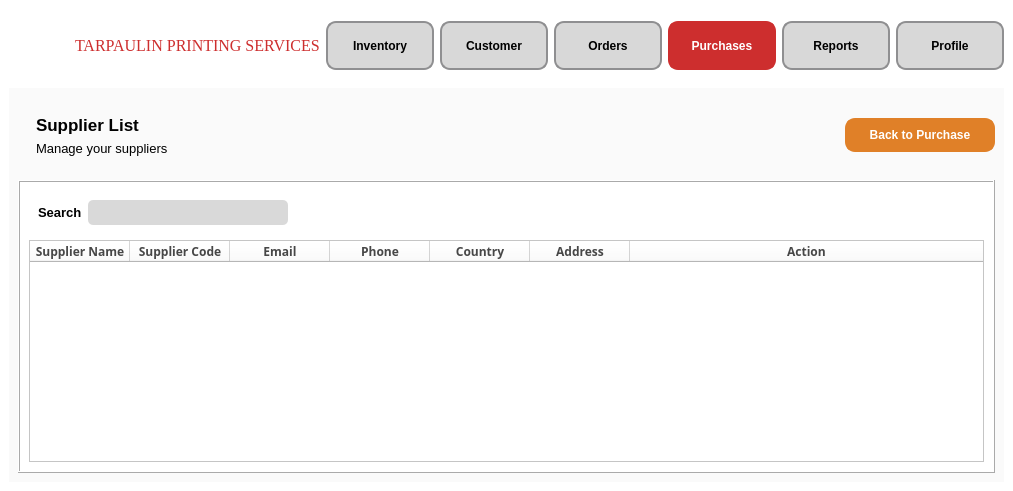
<?xml version="1.0" encoding="UTF-8"?>
<ui version="4.0">
 <class>Supplier</class>
 <widget class="QMainWindow" name="Supplier">
  <property name="geometry">
   <rect>
    <x>0</x>
    <y>0</y>
    <width>1013</width>
    <height>491</height>
   </rect>
  </property>
  <property name="sizePolicy">
   <sizepolicy hsizetype="Fixed" vsizetype="Fixed">
    <horstretch>0</horstretch>
    <verstretch>0</verstretch>
   </sizepolicy>
  </property>
  <property name="font">
   <font>
    <pointsize>10</pointsize>
   </font>
  </property>
  <property name="windowTitle">
   <string>MainWindow</string>
  </property>
  <property name="styleSheet">
   <string notr="true">background-color: white;</string>
  </property>
  <widget class="QWidget" name="centralwidget">
   <property name="font">
    <font>
     <pointsize>11</pointsize>
    </font>
   </property>
   <layout class="QVBoxLayout" name="verticalLayout">
    <item>
     <widget class="QFrame" name="NavbarFrame">
      <property name="enabled">
       <bool>true</bool>
      </property>
      <property name="sizePolicy">
       <sizepolicy hsizetype="Preferred" vsizetype="Preferred">
        <horstretch>0</horstretch>
        <verstretch>0</verstretch>
       </sizepolicy>
      </property>
      <property name="font">
       <font>
        <pointsize>10</pointsize>
       </font>
      </property>
      <property name="cursor">
       <cursorShape>ArrowCursor</cursorShape>
      </property>
      <property name="styleSheet">
       <string notr="true">QPushButton {
    min-width: 100px; 
    max-width: 150px;
    min-height: 40px;
    max-height: 35px;
	font-size:12px;
	border: 2px solid #8f8f91; 
	border-radius: 10px;
	background-color: #d8d8d8; 
	min-width: 80px; 
	min-height: 30px; 
	padding: 5px; 
	color: black; 
	font-weight: bold; 
}
</string>
      </property>
      <property name="frameShape">
       <enum>QFrame::NoFrame</enum>
      </property>
      <property name="frameShadow">
       <enum>QFrame::Plain</enum>
      </property>
      <layout class="QHBoxLayout" name="horizontalLayout">
       <property name="leftMargin">
        <number>5</number>
       </property>
       <property name="rightMargin">
        <number>0</number>
       </property>
       <item>
        <widget class="QLabel" name="Logo">
         <property name="enabled">
          <bool>true</bool>
         </property>
         <property name="sizePolicy">
          <sizepolicy hsizetype="Fixed" vsizetype="Fixed">
           <horstretch>0</horstretch>
           <verstretch>0</verstretch>
          </sizepolicy>
         </property>
         <property name="minimumSize">
          <size>
           <width>55</width>
           <height>55</height>
          </size>
         </property>
         <property name="maximumSize">
          <size>
           <width>55</width>
           <height>55</height>
          </size>
         </property>
         <property name="font">
          <font>
           <pointsize>10</pointsize>
          </font>
         </property>
         <property name="cursor">
          <cursorShape>PointingHandCursor</cursorShape>
         </property>
         <property name="autoFillBackground">
          <bool>false</bool>
         </property>
         <property name="styleSheet">
          <string notr="true"/>
         </property>
         <property name="text">
          <string/>
         </property>
         <property name="textFormat">
          <enum>Qt::RichText</enum>
         </property>
         <property name="pixmap">
          <pixmap>static/logo.png</pixmap>
         </property>
         <property name="scaledContents">
          <bool>true</bool>
         </property>
         <property name="wordWrap">
          <bool>false</bool>
         </property>
        </widget>
       </item>
       <item>
        <widget class="QLabel" name="tarp">
         <property name="font">
          <font>
           <family>Georgia</family>
           <pointsize>12</pointsize>
           <weight>9</weight>
           <italic>false</italic>
           <bold>false</bold>
          </font>
         </property>
         <property name="cursor">
          <cursorShape>PointingHandCursor</cursorShape>
         </property>
         <property name="autoFillBackground">
          <bool>false</bool>
         </property>
         <property name="styleSheet">
          <string notr="true">font: 75 12pt &quot;Georgia&quot;;
color: #CD2E2E;</string>
         </property>
         <property name="text">
          <string>TARPAULIN PRINTING SERVICES</string>
         </property>
        </widget>
       </item>
       <item>
        <widget class="QPushButton" name="Inventory">
         <property name="minimumSize">
          <size>
           <width>94</width>
           <height>44</height>
          </size>
         </property>
         <property name="font">
          <font>
           <pointsize>-1</pointsize>
           <weight>75</weight>
           <bold>true</bold>
          </font>
         </property>
         <property name="cursor">
          <cursorShape>PointingHandCursor</cursorShape>
         </property>
         <property name="styleSheet">
          <string notr="true">font-size:12px;

</string>
         </property>
         <property name="text">
          <string>Inventory</string>
         </property>
        </widget>
       </item>
       <item>
        <widget class="QPushButton" name="Customer">
         <property name="font">
          <font>
           <pointsize>-1</pointsize>
           <weight>75</weight>
           <bold>true</bold>
          </font>
         </property>
         <property name="cursor">
          <cursorShape>PointingHandCursor</cursorShape>
         </property>
         <property name="styleSheet">
          <string notr="true">font-size:12px;</string>
         </property>
         <property name="text">
          <string>Customer</string>
         </property>
        </widget>
       </item>
       <item>
        <widget class="QPushButton" name="Order">
         <property name="font">
          <font>
           <pointsize>-1</pointsize>
           <weight>75</weight>
           <bold>true</bold>
          </font>
         </property>
         <property name="cursor">
          <cursorShape>PointingHandCursor</cursorShape>
         </property>
         <property name="styleSheet">
          <string notr="true">font-size:12px;
</string>
         </property>
         <property name="text">
          <string>Orders</string>
         </property>
        </widget>
       </item>
       <item>
        <widget class="QPushButton" name="Purchase">
         <property name="font">
          <font>
           <pointsize>-1</pointsize>
           <weight>75</weight>
           <bold>true</bold>
          </font>
         </property>
         <property name="cursor">
          <cursorShape>PointingHandCursor</cursorShape>
         </property>
         <property name="styleSheet">
          <string notr="true">font-size:12px;
color: white;
border: 2px solid #CD2E2E;
background-color: #CD2E2E;</string>
         </property>
         <property name="text">
          <string>Purchases</string>
         </property>
        </widget>
       </item>
       <item>
        <widget class="QPushButton" name="Report">
         <property name="font">
          <font>
           <pointsize>-1</pointsize>
           <weight>75</weight>
           <bold>true</bold>
          </font>
         </property>
         <property name="cursor">
          <cursorShape>PointingHandCursor</cursorShape>
         </property>
         <property name="styleSheet">
          <string notr="true">font-size:12px;</string>
         </property>
         <property name="text">
          <string>Reports</string>
         </property>
        </widget>
       </item>
       <item>
        <widget class="QPushButton" name="Profile">
         <property name="font">
          <font>
           <pointsize>-1</pointsize>
           <weight>75</weight>
           <bold>true</bold>
          </font>
         </property>
         <property name="cursor">
          <cursorShape>PointingHandCursor</cursorShape>
         </property>
         <property name="styleSheet">
          <string notr="true">font-size:12px;</string>
         </property>
         <property name="text">
          <string>Profile</string>
         </property>
        </widget>
       </item>
      </layout>
     </widget>
    </item>
    <item>
     <widget class="QFrame" name="TableContainer">
      <property name="sizePolicy">
       <sizepolicy hsizetype="Expanding" vsizetype="Expanding">
        <horstretch>0</horstretch>
        <verstretch>0</verstretch>
       </sizepolicy>
      </property>
      <property name="minimumSize">
       <size>
        <width>0</width>
        <height>2</height>
       </size>
      </property>
      <property name="font">
       <font>
        <pointsize>10</pointsize>
       </font>
      </property>
      <property name="layoutDirection">
       <enum>Qt::LeftToRight</enum>
      </property>
      <property name="autoFillBackground">
       <bool>false</bool>
      </property>
      <property name="styleSheet">
       <string notr="true">background-color: #FAFAFA;
width: 100vw;</string>
      </property>
      <property name="frameShape">
       <enum>QFrame::NoFrame</enum>
      </property>
      <property name="frameShadow">
       <enum>QFrame::Plain</enum>
      </property>
      <layout class="QVBoxLayout" name="verticalLayout_2">
       <item>
        <widget class="QFrame" name="Label">
         <property name="sizePolicy">
          <sizepolicy hsizetype="Preferred" vsizetype="Preferred">
           <horstretch>0</horstretch>
           <verstretch>0</verstretch>
          </sizepolicy>
         </property>
         <property name="font">
          <font>
           <pointsize>10</pointsize>
          </font>
         </property>
         <property name="frameShape">
          <enum>QFrame::NoFrame</enum>
         </property>
         <property name="frameShadow">
          <enum>QFrame::Raised</enum>
         </property>
         <layout class="QHBoxLayout" name="horizontalLayout_4">
          <property name="rightMargin">
           <number>0</number>
          </property>
          <item>
           <widget class="QFrame" name="ProductList">
            <property name="font">
             <font>
              <pointsize>10</pointsize>
             </font>
            </property>
            <property name="frameShape">
             <enum>QFrame::NoFrame</enum>
            </property>
            <property name="frameShadow">
             <enum>QFrame::Raised</enum>
            </property>
            <layout class="QVBoxLayout" name="verticalLayout_3">
             <item>
              <widget class="QLabel" name="ProductLabel">
               <property name="font">
                <font>
                 <pointsize>13</pointsize>
                 <weight>75</weight>
                 <bold>true</bold>
                </font>
               </property>
               <property name="styleSheet">
                <string notr="true">font-weight: bold;</string>
               </property>
               <property name="text">
                <string>Supplier List</string>
               </property>
              </widget>
             </item>
             <item>
              <widget class="QLabel" name="manageLabel">
               <property name="font">
                <font>
                 <pointsize>10</pointsize>
                </font>
               </property>
               <property name="text">
                <string>Manage your suppliers</string>
               </property>
              </widget>
             </item>
            </layout>
           </widget>
          </item>
          <item>
           <widget class="QFrame" name="BtnContainer">
            <property name="font">
             <font>
              <pointsize>10</pointsize>
             </font>
            </property>
            <property name="frameShape">
             <enum>QFrame::NoFrame</enum>
            </property>
            <property name="frameShadow">
             <enum>QFrame::Raised</enum>
            </property>
            <layout class="QHBoxLayout" name="horizontalLayout_3">
             <property name="rightMargin">
              <number>0</number>
             </property>
             <item>
              <spacer name="horizontalSpacer">
               <property name="font">
                <font>
                 <pointsize>10</pointsize>
                </font>
               </property>
               <property name="orientation">
                <enum>Qt::Horizontal</enum>
               </property>
               <property name="sizeHint" stdset="0">
                <size>
                 <width>649</width>
                 <height>20</height>
                </size>
               </property>
              </spacer>
             </item>
             <item>
              <widget class="QPushButton" name="AddProduct">
               <property name="sizePolicy">
                <sizepolicy hsizetype="Preferred" vsizetype="Fixed">
                 <horstretch>0</horstretch>
                 <verstretch>0</verstretch>
                </sizepolicy>
               </property>
               <property name="minimumSize">
                <size>
                 <width>150</width>
                 <height>34</height>
                </size>
               </property>
               <property name="maximumSize">
                <size>
                 <width>150</width>
                 <height>34</height>
                </size>
               </property>
               <property name="font">
                <font>
                 <pointsize>-1</pointsize>
                 <weight>75</weight>
                 <bold>true</bold>
                </font>
               </property>
               <property name="cursor">
                <cursorShape>PointingHandCursor</cursorShape>
               </property>
               <property name="styleSheet">
                <string notr="true">font-size:12px;
border: 2px solid #E08028; 
border-radius: 10px;
background-color: #E08028; 
padding: 5px; 
color: white; 
font-weight: bold; frf</string>
               </property>
               <property name="text">
                <string>Back to Purchase</string>
               </property>
               <property name="icon">
                <iconset resource="images.qrc">
                 <normaloff>:/static/static/back.png</normaloff>:/static/static/back.png</iconset>
               </property>
               <property name="iconSize">
                <size>
                 <width>20</width>
                 <height>20</height>
                </size>
               </property>
              </widget>
             </item>
            </layout>
           </widget>
          </item>
         </layout>
        </widget>
       </item>
       <item>
        <widget class="QFrame" name="DataFrame">
         <property name="sizePolicy">
          <sizepolicy hsizetype="Expanding" vsizetype="Expanding">
           <horstretch>0</horstretch>
           <verstretch>0</verstretch>
          </sizepolicy>
         </property>
         <property name="font">
          <font>
           <pointsize>10</pointsize>
          </font>
         </property>
         <property name="styleSheet">
          <string notr="true">background-color: white;</string>
         </property>
         <property name="frameShape">
          <enum>QFrame::Box</enum>
         </property>
         <property name="frameShadow">
          <enum>QFrame::Raised</enum>
         </property>
         <layout class="QVBoxLayout" name="verticalLayout_4">
          <item>
           <widget class="QFrame" name="SearchFrame">
            <property name="minimumSize">
             <size>
              <width>0</width>
              <height>41</height>
             </size>
            </property>
            <property name="font">
             <font>
              <pointsize>10</pointsize>
             </font>
            </property>
            <property name="frameShape">
             <enum>QFrame::NoFrame</enum>
            </property>
            <property name="frameShadow">
             <enum>QFrame::Raised</enum>
            </property>
            <layout class="QHBoxLayout" name="horizontalLayout_2">
             <item>
              <widget class="QLabel" name="Search">
               <property name="font">
                <font>
                 <pointsize>10</pointsize>
                 <weight>75</weight>
                 <bold>true</bold>
                </font>
               </property>
               <property name="styleSheet">
                <string notr="true">font-weight: bold;
</string>
               </property>
               <property name="text">
                <string>Search</string>
               </property>
               <property name="alignment">
                <set>Qt::AlignLeading|Qt::AlignLeft|Qt::AlignVCenter</set>
               </property>
              </widget>
             </item>
             <item>
              <widget class="QLineEdit" name="SearchInput">
               <property name="minimumSize">
                <size>
                 <width>0</width>
                 <height>25</height>
                </size>
               </property>
               <property name="maximumSize">
                <size>
                 <width>200</width>
                 <height>25</height>
                </size>
               </property>
               <property name="font">
                <font>
                 <pointsize>10</pointsize>
                </font>
               </property>
               <property name="styleSheet">
                <string notr="true">background-color: #D9D9D9;
border-radius: 5px;

</string>
               </property>
              </widget>
             </item>
             <item>
              <widget class="QLabel" name="Filter">
               <property name="minimumSize">
                <size>
                 <width>25</width>
                 <height>25</height>
                </size>
               </property>
               <property name="maximumSize">
                <size>
                 <width>25</width>
                 <height>25</height>
                </size>
               </property>
               <property name="font">
                <font>
                 <pointsize>10</pointsize>
                </font>
               </property>
               <property name="cursor">
                <cursorShape>PointingHandCursor</cursorShape>
               </property>
               <property name="text">
                <string/>
               </property>
               <property name="pixmap">
                <pixmap>static/filter.png</pixmap>
               </property>
               <property name="scaledContents">
                <bool>true</bool>
               </property>
              </widget>
             </item>
             <item>
              <spacer name="horizontalSpacer_2">
               <property name="font">
                <font>
                 <pointsize>10</pointsize>
                </font>
               </property>
               <property name="orientation">
                <enum>Qt::Horizontal</enum>
               </property>
               <property name="sizeHint" stdset="0">
                <size>
                 <width>610</width>
                 <height>20</height>
                </size>
               </property>
              </spacer>
             </item>
            </layout>
           </widget>
          </item>
          <item>
           <widget class="QTableWidget" name="tableWidget">
            <property name="font">
             <font>
              <pointsize>10</pointsize>
             </font>
            </property>
            <property name="columnCount">
             <number>7</number>
            </property>
            <attribute name="horizontalHeaderStretchLastSection">
             <bool>true</bool>
            </attribute>
            <column>
             <property name="text">
              <string>Supplier Name</string>
             </property>
             <property name="font">
              <font>
               <family>Bahnschrift SemiBold</family>
               <pointsize>9</pointsize>
               <weight>75</weight>
               <bold>true</bold>
               <underline>false</underline>
              </font>
             </property>
             <property name="foreground">
              <brush brushstyle="SolidPattern">
               <color alpha="255">
                <red>71</red>
                <green>71</green>
                <blue>71</blue>
               </color>
              </brush>
             </property>
            </column>
            <column>
             <property name="text">
              <string>Supplier Code</string>
             </property>
             <property name="font">
              <font>
               <family>Bahnschrift SemiBold</family>
               <weight>75</weight>
               <bold>true</bold>
              </font>
             </property>
             <property name="foreground">
              <brush brushstyle="SolidPattern">
               <color alpha="255">
                <red>71</red>
                <green>71</green>
                <blue>71</blue>
               </color>
              </brush>
             </property>
            </column>
            <column>
             <property name="text">
              <string>Email</string>
             </property>
             <property name="font">
              <font>
               <family>Bahnschrift SemiBold</family>
               <pointsize>9</pointsize>
               <weight>75</weight>
               <bold>true</bold>
              </font>
             </property>
             <property name="foreground">
              <brush brushstyle="SolidPattern">
               <color alpha="255">
                <red>71</red>
                <green>71</green>
                <blue>71</blue>
               </color>
              </brush>
             </property>
            </column>
            <column>
             <property name="text">
              <string>Phone</string>
             </property>
             <property name="font">
              <font>
               <family>Bahnschrift SemiBold</family>
               <pointsize>9</pointsize>
               <weight>75</weight>
               <bold>true</bold>
              </font>
             </property>
             <property name="foreground">
              <brush brushstyle="SolidPattern">
               <color alpha="255">
                <red>71</red>
                <green>71</green>
                <blue>71</blue>
               </color>
              </brush>
             </property>
            </column>
            <column>
             <property name="text">
              <string>Country</string>
             </property>
             <property name="font">
              <font>
               <family>Bahnschrift SemiBold</family>
               <pointsize>9</pointsize>
               <weight>75</weight>
               <bold>true</bold>
              </font>
             </property>
             <property name="foreground">
              <brush brushstyle="SolidPattern">
               <color alpha="255">
                <red>71</red>
                <green>71</green>
                <blue>71</blue>
               </color>
              </brush>
             </property>
            </column>
            <column>
             <property name="text">
              <string>Address</string>
             </property>
             <property name="font">
              <font>
               <family>Bahnschrift SemiBold</family>
               <pointsize>9</pointsize>
               <weight>75</weight>
               <bold>true</bold>
              </font>
             </property>
             <property name="foreground">
              <brush brushstyle="SolidPattern">
               <color alpha="255">
                <red>71</red>
                <green>71</green>
                <blue>71</blue>
               </color>
              </brush>
             </property>
            </column>
            <column>
             <property name="text">
              <string>Action</string>
             </property>
             <property name="font">
              <font>
               <family>Bahnschrift SemiBold</family>
               <pointsize>9</pointsize>
               <weight>75</weight>
               <bold>true</bold>
              </font>
             </property>
             <property name="foreground">
              <brush brushstyle="SolidPattern">
               <color alpha="255">
                <red>71</red>
                <green>71</green>
                <blue>71</blue>
               </color>
              </brush>
             </property>
            </column>
           </widget>
          </item>
         </layout>
        </widget>
       </item>
      </layout>
     </widget>
    </item>
   </layout>
  </widget>
 </widget>
 <resources>
  <include location="images.qrc"/>
  <include location="font.qrc"/>
 </resources>
 <connections/>
</ui>
